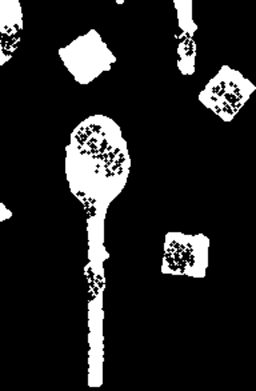
#> input picture les_4/spoons_gaps.png, 256 x 391 px
$ python dilatation.py
#> lines starting #> are read from the running program, lines starting #| are printed output that depends on the picture
import cv2 as cv
import numpy as np

#избавляемся от дырок

image = cv.imread('spoons_gaps.png',0)
#> image is the input picture: shape (391, 256); min 0, max 255, mean 33.4

kernel = np.array([[0,1,0,1,0],
                   [1,1,0,1,1],
                   [0,1,0,1,0]], dtype=np.uint8) #матрица любая но обычно это квадрат или крест

dilate = cv.dilate(image, kernel)
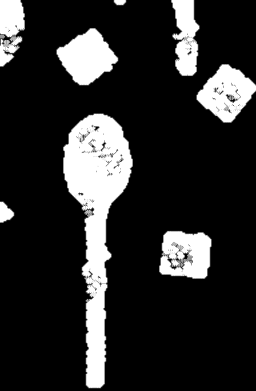
#> dilate: shape (391, 256); min 0, max 255, mean 44
dilate3 = cv.dilate(image, kernel, iterations=3)
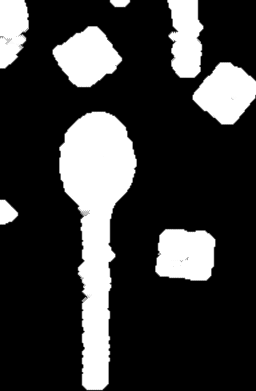
#> dilate3: shape (391, 256); min 0, max 255, mean 58.3

cv.imshow('dilate', np.concatenate((image, dilate, dilate3), axis=1))
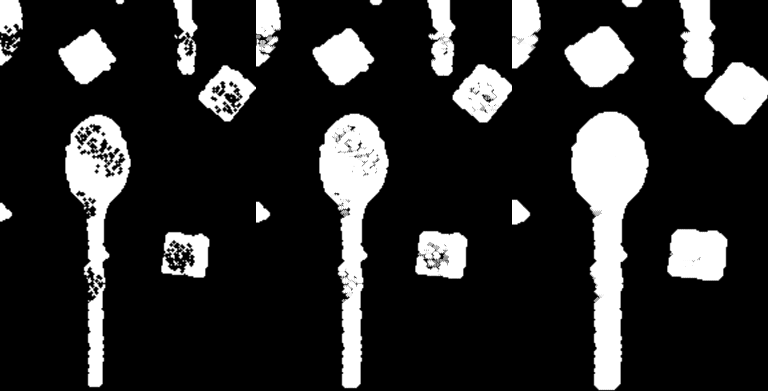
#> window 'dilate': shape (391, 768); min 0, max 255, mean 45.2

cv.imwrite('new_spoons_without_gaps.png', np.concatenate((image, dilate, dilate3), axis=1))
cv.waitKey(2000)
cv.destroyAllWindows()

$ run again, with les_4/close(dilate+erode).png copied over les_4/spoons_gaps.png
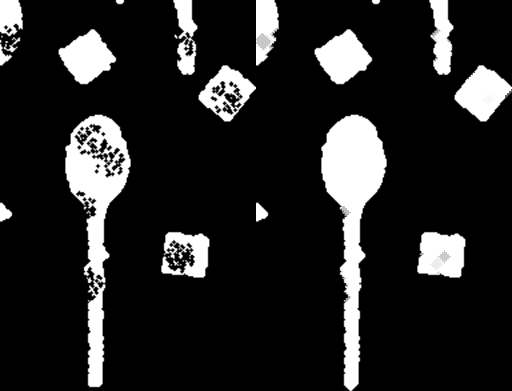
#> input picture les_4/close(dilate+erode).png, 512 x 391 px
#> image is the input picture: shape (391, 512); min 0, max 255, mean 36.4
#> `dilate3 = cv.dilate(image, kernel, iterations=3)`:
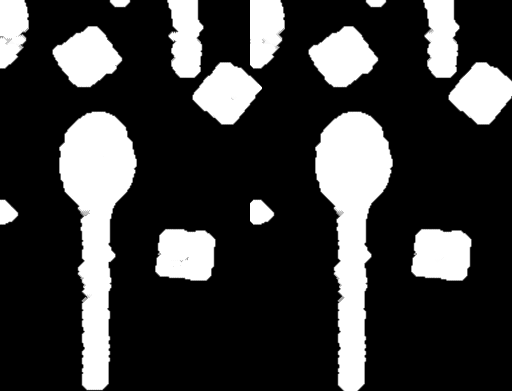
#> dilate3: shape (391, 512); min 0, max 255, mean 59.1
#> `cv.imshow('dilate', np.concatenate((image, dilate, dilate3), axis=1))`:
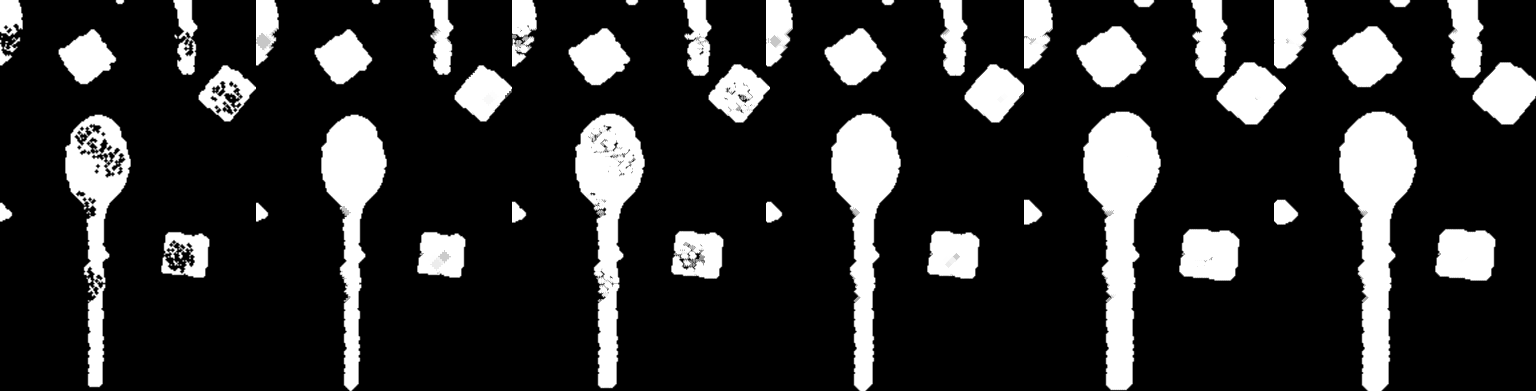
#> window 'dilate': shape (391, 1536); min 0, max 255, mean 46.9

$ run again, with les_4/open(erode+dilate).png copied over les_4/spoons_gaps.png
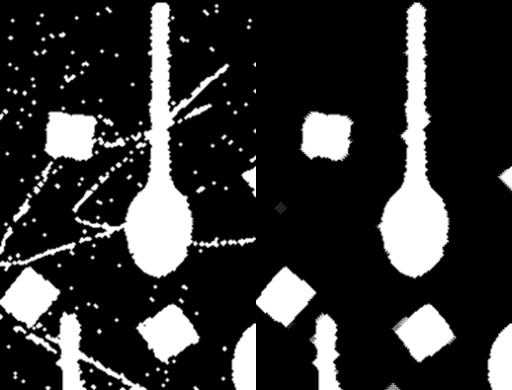
#> input picture les_4/open(erode+dilate).png, 512 x 390 px
#> image is the input picture: shape (390, 512); min 0, max 255, mean 50.9
#> `dilate3 = cv.dilate(image, kernel, iterations=3)`:
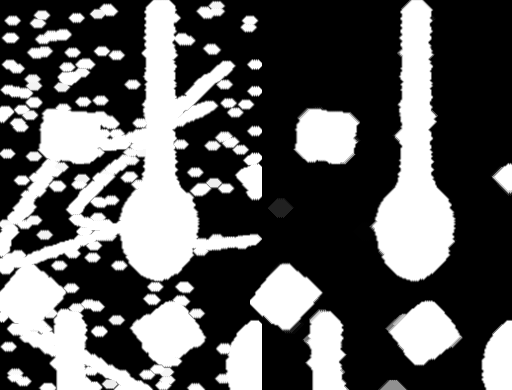
#> dilate3: shape (390, 512); min 0, max 255, mean 93
#> `cv.imshow('dilate', np.concatenate((image, dilate, dilate3), axis=1))`:
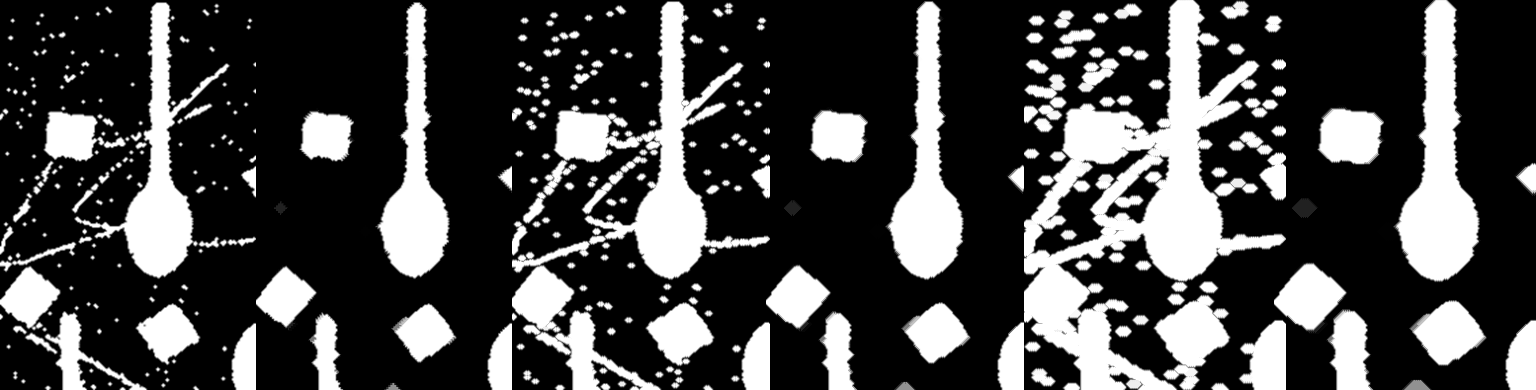
#> window 'dilate': shape (390, 1536); min 0, max 255, mean 69.4

$ run again, with les_4/spoons_noise.png copied over les_4/spoons_gaps.png
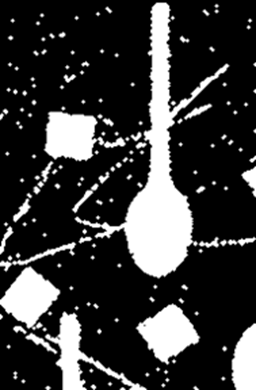
#> input picture les_4/spoons_noise.png, 256 x 390 px
#> image is the input picture: shape (390, 256); min 0, max 255, mean 57.4
#> `dilate3 = cv.dilate(image, kernel, iterations=3)`:
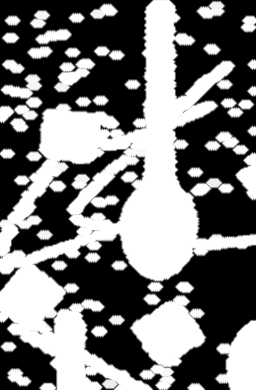
#> dilate3: shape (390, 256); min 0, max 255, mean 119.9
#> `cv.imshow('dilate', np.concatenate((image, dilate, dilate3), axis=1))`:
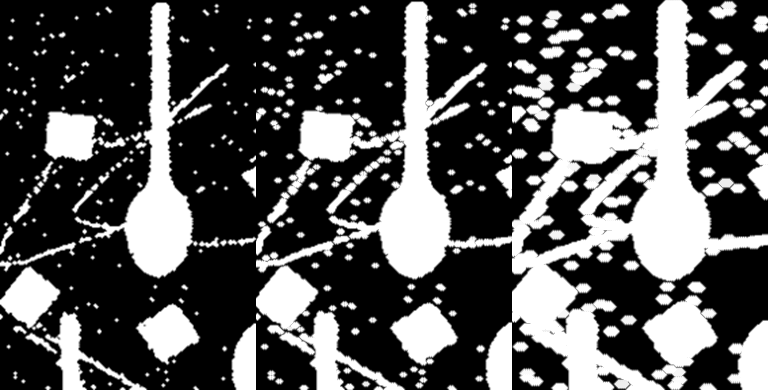
#> window 'dilate': shape (390, 768); min 0, max 255, mean 84.8
